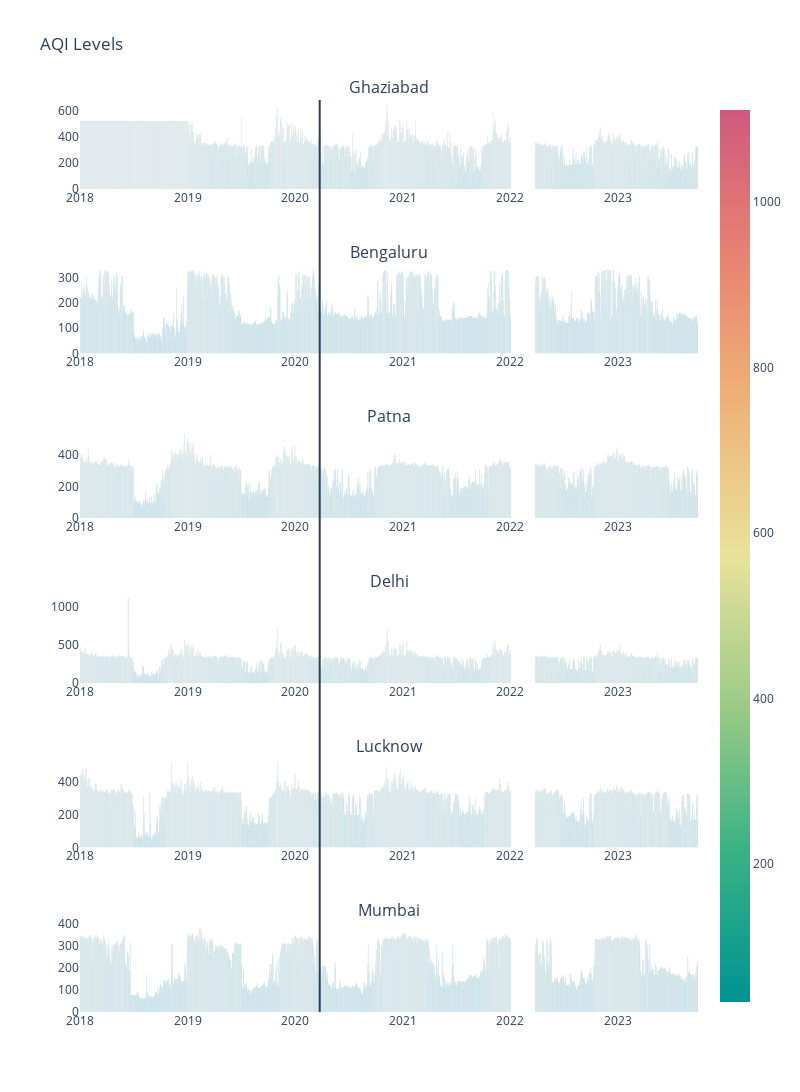

The cell this chart's notebook holds for it:
### Code cell
AQI_pivot = AQI.pivot(index='date', columns='city', values='AQI_calculated')
AQI_pivot.fillna(method='bfill',inplace=True)


from plotly.subplots import make_subplots
import plotly.graph_objects as go

fig = make_subplots(
    rows=6, cols=1,
    
    subplot_titles=("Ghaziabad", "Bengaluru", "Patna", "Delhi", "Lucknow", "Mumbai"))

fig.add_trace(go.Bar(x=AQI_pivot.index, y=AQI_pivot['Ghaziabad'],
                    marker=dict(color=AQI_pivot['Ghaziabad'],coloraxis="coloraxis")),
              1, 1)
fig.add_trace(go.Bar(x=AQI_pivot.index, y=AQI_pivot['Bengaluru'],
                    marker=dict(color=AQI_pivot['Bengaluru'], coloraxis="coloraxis")),
              2, 1)
fig.add_trace(go.Bar(x=AQI_pivot.index, y=AQI_pivot['Patna'],
                    marker=dict(color=AQI_pivot['Patna'], coloraxis="coloraxis")),
              3, 1)
fig.add_trace(go.Bar(x=AQI_pivot.index, y=AQI_pivot['Delhi'],
                    marker=dict(color=AQI_pivot['Delhi'], coloraxis="coloraxis")),
              4, 1)
fig.add_trace(go.Bar(x=AQI_pivot.index, y=AQI_pivot['Lucknow'],
                    marker=dict(color=AQI_pivot['Lucknow'], coloraxis="coloraxis")),
              5, 1)
fig.add_trace(go.Bar(x=AQI_pivot.index, y=AQI_pivot['Mumbai'],
                    marker=dict(color=AQI_pivot['Mumbai'], coloraxis="coloraxis")),
              6, 1)

fig.update_layout(coloraxis=dict(colorscale='Temps'),showlegend=False,title_text="AQI Levels")

fig.update_layout(plot_bgcolor='white')

fig.update_layout( width=800,height=1200,shapes=[
      dict(
      type= 'line',
      yref= 'paper', y0= 0, y1= 1,
      xref= 'x', x0= '2020-03-25', x1= '2020-03-25'
    )
])

fig.show()

### Figure 1 — Plotly figure (JSON) as saved in the notebook; plotly's stock layout.template omitted (floating-point values rounded to 4 significant figures; data arrays with more than 128 entries replaced by an {"elided": "..."} marker saying what was removed)
{"data": [{"marker": {"color": {"elided": "2014 int values"}, "coloraxis": "coloraxis"}, "type": "bar", "x": {"elided": "2014 str values"}, "xaxis": "x", "y": {"elided": "2014 int values"}, "yaxis": "y"}, {"marker": {"color": {"elided": "2014 int values"}, "coloraxis": "coloraxis"}, "type": "bar", "x": {"elided": "2014 str values"}, "xaxis": "x2", "y": {"elided": "2014 int values"}, "yaxis": "y2"}, {"marker": {"color": {"elided": "2014 int values"}, "coloraxis": "coloraxis"}, "type": "bar", "x": {"elided": "2014 str values"}, "xaxis": "x3", "y": {"elided": "2014 int values"}, "yaxis": "y3"}, {"marker": {"color": {"elided": "2014 int values"}, "coloraxis": "coloraxis"}, "type": "bar", "x": {"elided": "2014 str values"}, "xaxis": "x4", "y": {"elided": "2014 int values"}, "yaxis": "y4"}, {"marker": {"color": {"elided": "2014 int values"}, "coloraxis": "coloraxis"}, "type": "bar", "x": {"elided": "2014 str values"}, "xaxis": "x5", "y": {"elided": "2014 int values"}, "yaxis": "y5"}, {"marker": {"color": {"elided": "2014 int values"}, "coloraxis": "coloraxis"}, "type": "bar", "x": {"elided": "2014 str values"}, "xaxis": "x6", "y": {"elided": "2014 int values"}, "yaxis": "y6"}], "layout": {"annotations": [{"font": {"size": 16}, "showarrow": false, "text": "Ghaziabad", "x": 0.5, "xanchor": "center", "xref": "paper", "y": 1.0, "yanchor": "bottom", "yref": "paper"}, {"font": {"size": 16}, "showarrow": false, "text": "Bengaluru", "x": 0.5, "xanchor": "center", "xref": "paper", "y": 0.8194, "yanchor": "bottom", "yref": "paper"}, {"font": {"size": 16}, "showarrow": false, "text": "Patna", "x": 0.5, "xanchor": "center", "xref": "paper", "y": 0.6389, "yanchor": "bottom", "yref": "paper"}, {"font": {"size": 16}, "showarrow": false, "text": "Delhi", "x": 0.5, "xanchor": "center", "xref": "paper", "y": 0.4583, "yanchor": "bottom", "yref": "paper"}, {"font": {"size": 16}, "showarrow": false, "text": "Lucknow", "x": 0.5, "xanchor": "center", "xref": "paper", "y": 0.2778, "yanchor": "bottom", "yref": "paper"}, {"font": {"size": 16}, "showarrow": false, "text": "Mumbai", "x": 0.5, "xanchor": "center", "xref": "paper", "y": 0.09722, "yanchor": "bottom", "yref": "paper"}], "coloraxis": {"colorscale": [[0, "rgb(0, 147, 146)"], [0.1667, "rgb(57, 177, 133)"], [0.3333, "rgb(156, 203, 134)"], [0.5, "rgb(233, 226, 156)"], [0.6667, "rgb(238, 180, 121)"], [0.8333, "rgb(232, 132, 113)"], [1, "rgb(207, 89, 126)"]]}, "height": 1200, "plot_bgcolor": "white", "shapes": [{"type": "line", "x0": "2020-03-25", "x1": "2020-03-25", "xref": "x", "y0": 0, "y1": 1, "yref": "paper"}], "showlegend": false, "title": {"text": "AQI Levels"}, "width": 800, "xaxis": {"anchor": "y", "domain": [0, 1]}, "xaxis2": {"anchor": "y2", "domain": [0, 1]}, "xaxis3": {"anchor": "y3", "domain": [0, 1]}, "xaxis4": {"anchor": "y4", "domain": [0, 1]}, "xaxis5": {"anchor": "y5", "domain": [0, 1]}, "xaxis6": {"anchor": "y6", "domain": [0, 1]}, "yaxis": {"anchor": "x", "domain": [0.9028, 1.0]}, "yaxis2": {"anchor": "x2", "domain": [0.7222, 0.8194]}, "yaxis3": {"anchor": "x3", "domain": [0.5417, 0.6389]}, "yaxis4": {"anchor": "x4", "domain": [0.3611, 0.4583]}, "yaxis5": {"anchor": "x5", "domain": [0.1806, 0.2778]}, "yaxis6": {"anchor": "x6", "domain": [0, 0.09722]}}}
